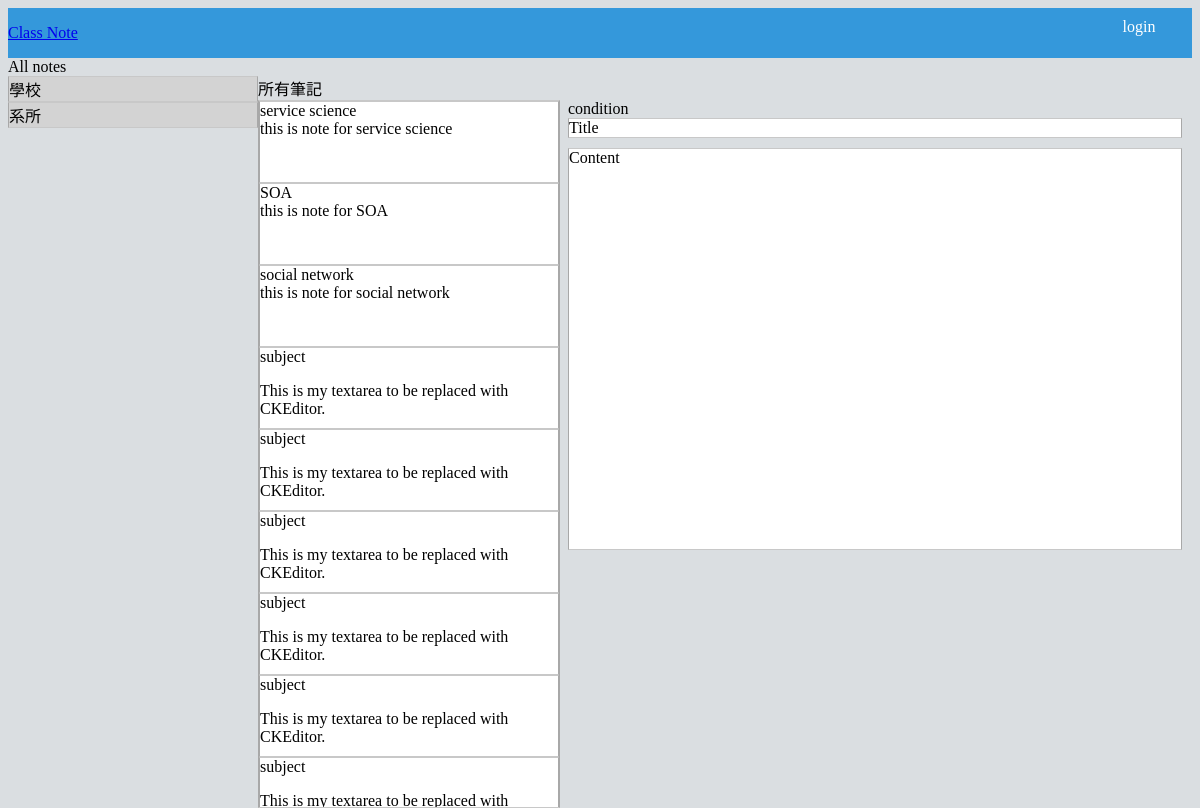
The app's page /shownotes/index/ with its own data.
### notes/models.py (models this page shows)
class Note(models.Model):
	subject = models.TextField()
	content = models.TextField()
	authors = models.TextField()
	tag = models.TextField(null=True)
	school_name = models.TextField()
	department_name = models.TextField()
	class_name = models.TextField()

### shownotes/views.py (the view)
# urls.py: url(r'^shownotes/index/', include('shownotes.urls')),
def index(request):
	username = None
	note = Note.objects.all()[:10]
	if request.user.is_authenticated():
		username = request.user.username
	else:
		username = None
	context = RequestContext(request, {
        'note': note,
        'username': username,
    })
	return render(request, 'shownotes/index.html', context)

### shownotes/templates/shownotes/index.html (shortened to what this page needs)
<link href="../../static/css/shownotes/index.css" rel="stylesheet" type="text/css">
{% extends "shownotes/base.html" %}
{% block main %}
  <div>
  All notes
  </div>
  <div id="main">
    <div id="category">
      <div id="schoolname-tag" onclick="getSchoolList()" class="menu">學校</div>
      <div id="departmentname-tag" onclick="getDepartmentList()" class="menu">系所</div>
    </div>
    <div id="notelist-div">
      <div>所有筆記</div>
      <div id="notenamelist">
        {% for n in note%}
          <div onclick="getContent('{{n.id}}')">
            {{ n.subject|safe }}</br>
            {{ n.content|safe }}
          </div>
        {% endfor %}
      </div>
    </div>
    <div id="shownote">
      <div id="condition">condition</div>
    	<div id="title">Title</div>
      <div id="content">Content</div>
    </div>
  </div>
{% endblock %}

### shownotes/static/css/shownotes/index.css (style rules this page uses)
body { background-color: #dadee1; }
#main { background: transparent; }
#notenamelist { background-color: #FFFFFF; float: left; width: 300px; height: 90%; text-align: left; border-width: thin; border-style: solid; border-color: #C8C8C8 #A8A8A8; overflow-y: auto; }
#notenamelist div { font-family:verdana; background-color: #FFFFFF; height: 80px; text-align: left; overflow: hidden; border-width: thin; border-style: solid; border-color: #C8C8C8 #A8A8A8; }
#shownote { background-color: #dadee1; margin-left: 550px; -webkit-box-sizing: content-box; -moz-box-sizing: content-box; box-sizing: content-box; min-height: 40%; width: auto; }
#category { font-family:verdana; width: 250px; background-color: white; float: left; background: transparent; border-width: medium; height: 90%; }
.menu { margin: 0; padding: 0; border-width: thin; border-style: solid; border-color: #C8C8C8 #A8A8A8; background-color: #D3D3D3; }
#shownote #content { min-height: 400px; background-color: #FFFFFF; margin-top: 10px; margin-left: 10px; margin-right: 10px; border-width: thin; border-style: solid; border-color: #C8C8C8 #A8A8A8; }
#shownote #title { margin-left: 10px; margin-right: 10px; background-color: #FFFFFF; border-width: thin; border-style: solid; border-color: #C8C8C8 #A8A8A8; }
#shownote #condition { font-family:verdana; margin-left: 10px; margin-right: 10px; }

### records on screen
Note: subject "service science", content "this is note for service science"
Note: subject "SOA", content "this is note for SOA"
Note: subject "social network", content "this is note for social network"
Note: subject "subject", content "This is my textarea to be replaced with CKEditor."
Note: subject "subject", content "This is my textarea to be replaced with CKEditor."
Note: subject "subject", content "This is my textarea to be replaced with CKEditor."
Note: subject "subject", content "This is my textarea to be replaced with CKEditor."
Note: subject "subject", content "This is my textarea to be replaced with CKEditor."
Note: subject "subject", content "This is my textarea to be replaced with…"
